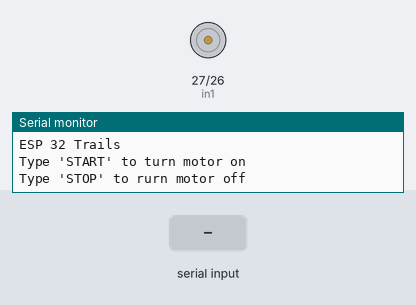
Bench run of a sketch on a simulated ESP32. Shown: motor-driver pin pairs drawn as motors (green arrow = first pin HIGH = forward, orange = second pin HIGH = backward, longer = more drive, scaled by the enable pin), the last lines printed to the serial monitor. The test bench sets the inputs (shaded band).

Above: at 1.7 s.
1.8 s: "START\n" received over Serial
At 2.1 s:
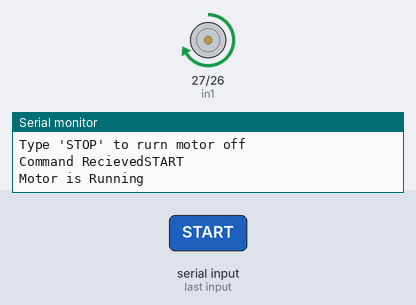
3.3 s: "STOP\n" received over Serial
At 4.4 s:
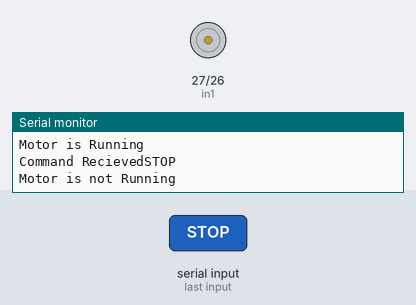
Timing chart, 0 to 6.3 s (numbered marks = the images above; inputs shaded):
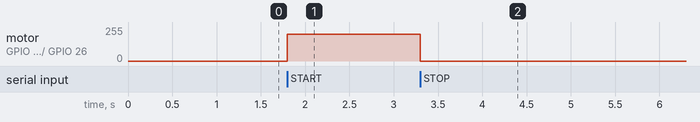

The sketch:

Testing_ESP32_Test_6.ino
```cpp
// Motor Driver Pin Definitions

const int enA = 14;
const int in1 = 27;
const int in2 = 26;

void setup()
{
  // Serial Monitor
  Serial.begin(115200);

  delay(500);

  // Intializing motor driver pins
  pinMode(enA, OUTPUT);
  pinMode(in1, OUTPUT);
  pinMode(in2, OUTPUT);

  // Start with motor off
  digitalWrite(in1, LOW);
  digitalWrite(in2, LOW);
  analogWrite(enA, 0);

  // Intructions to the user
  Serial.println("ESP 32 Trails");
  Serial.println("Type 'START' to turn motor on");
  Serial.println("Type 'STOP' to rurn motor off");
}

void loop()
{
  if (Serial.available() > 0) // checking if user has typed anything in the serial monitor
  {
    String command = Serial.readStringUntil('\n');

    command.trim();
    command.toUpperCase();
    // Clean up the string - not following the instructions

    Serial.print("Command Recieved");
    Serial.println(command);

    // Motor logic
    if (command=="START")
    {
      digitalWrite(in1, HIGH);
      digitalWrite(in2, LOW);
      analogWrite(enA, 200);
      Serial.println("Motor is Running");
    }

    else if (command=="STOP")
    {
      digitalWrite(in1, LOW);
      digitalWrite(in2, LOW);
      analogWrite(enA, 0);
      Serial.println("Motor is not Running");
    }

    else
    {
      Serial.println("Unknown command typed");
    }

  }

}
```

Measured:
- after the input at 1.8 s, motor on GPIO 27 (in1) / GPIO 26 (in2): stopped → forward 200/255 at once
- after the input at 3.3 s, motor on GPIO 27 (in1) / GPIO 26 (in2): forward 200/255 → stopped at once
